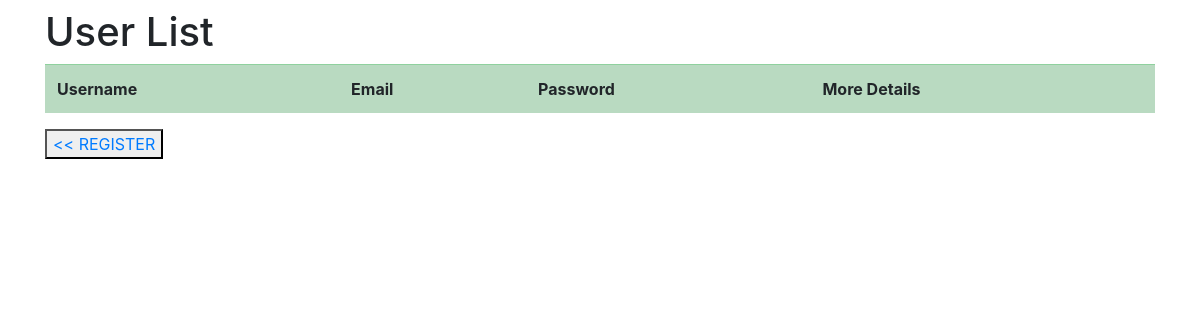
Page /user/list/ on the earlier database version.
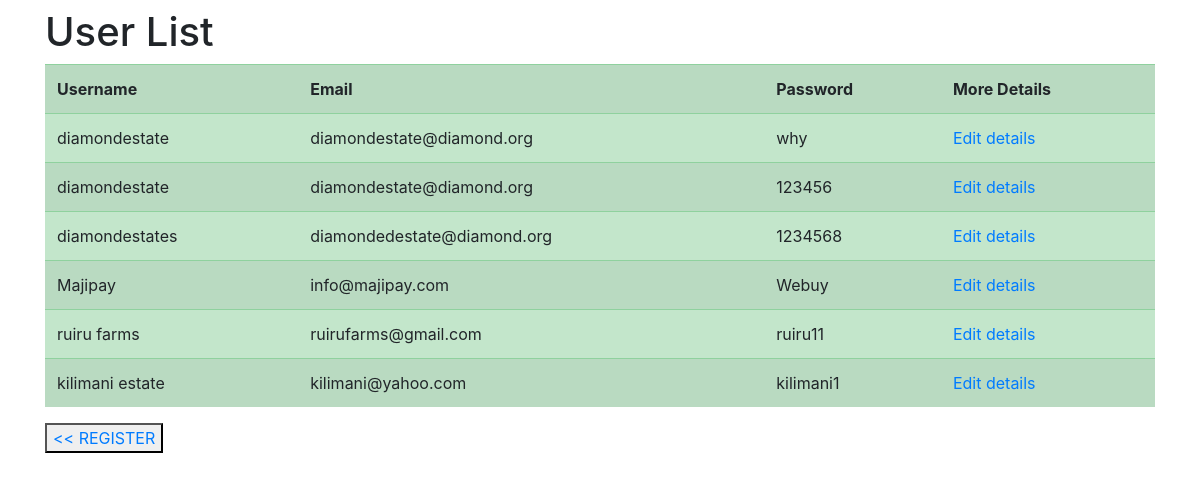
Same page on the later database version.
### user/models.py (models this page shows, shortened)
class User(models.Model):
    username=models.CharField(max_length=30)
    email=models.EmailField()
    password=models.CharField(max_length=15)
    confirm_password=models.CharField(max_length=15)

### user/views.py (the view)
# urls.py: path('list/',list_user,name="list_user"),
def list_user(request):
	user=User.objects.all()
	return render(request,"list_user.html",{"user":user})

### user/templates/list_user.html (shortened to what this page needs)
<!DOCTYPE html>
<html>
<head>
	<link rel="stylesheet" href="https://stackpath.bootstrapcdn.com/bootstrap/4.3.1/css/bootstrap.min.css">
</head>
<body>
	<div class="container  mt-2 " >
	<h1> User List</h1>
	<table class="table table-striped table-success ">
	        <th scope="col">Username</th>
			<th scope="col">Email</th>
			<th scope="col">Password</th>
			<th>More Details</th>
		{% for user in user%}
		<tr>
			<td>{{user.username}}</td>
			<td>{{user.email}}</td>
			<td>{{user.password}}</td>
			<div class="a-bordered decoration:none">
			<td><a href="/user/edit/{{user.pk}}/">Edit details</a></td>
			</div>
		    </div>
		</tr>
		{% endfor %}
    </table>
    <button  type="button"><a href="/user/register/" > << REGISTER </a></button>
</div>
</body>
</html>

Differences in the rows shown:
added User: username "diamondestate", email "diamondestate@diamond.org", password "why"
added User: username "diamondestate", email "diamondestate@diamond.org", password "123456"
added User: username "diamondestates", email "diamondedestate@diamond.org", password "1234568"
added User: username "Majipay", email "info@majipay.com", password "Webuy"
added User: username "ruiru farms", email "ruirufarms@gmail.com", password "ruiru11"
added User: username "kilimani estate", email "kilimani@yahoo.com", password "kilimani1"
